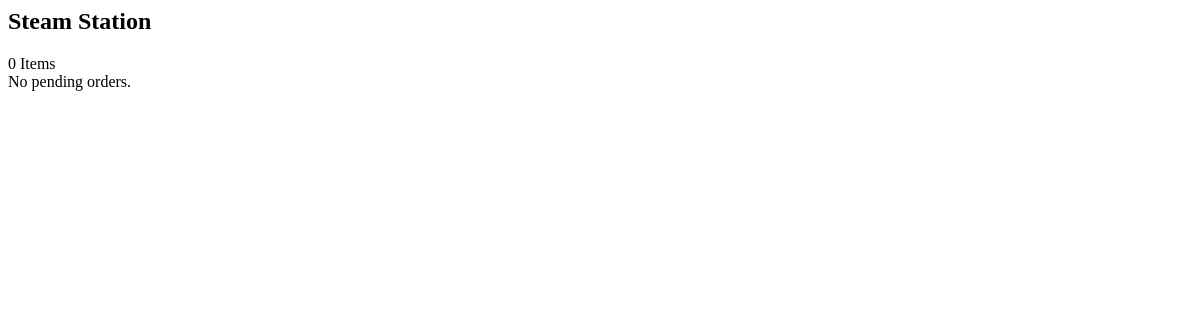
The app's page /orders/kitchen/steam/live/, older data.
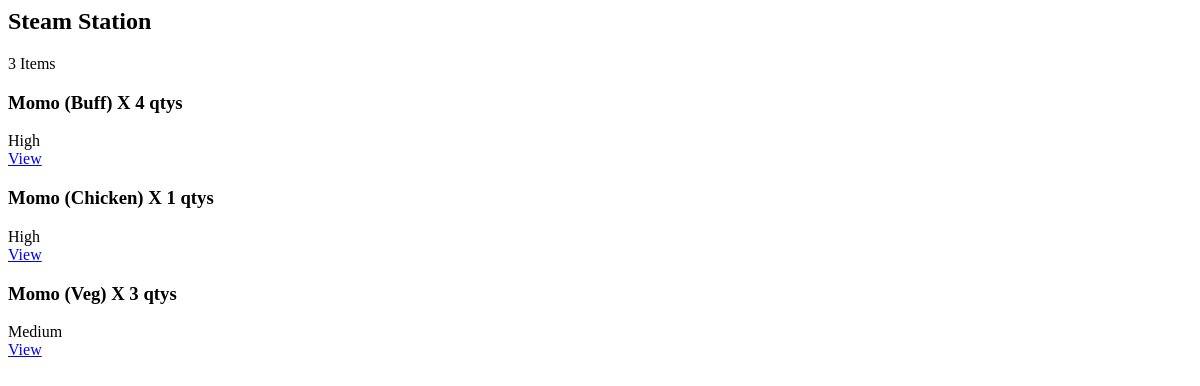
The same page, newer data.
### orders/models.py (models this page shows)
class OrderItem(models.Model):
    class ITEM_STATUS(models.TextChoices):
        PREPARING = 'p', 'Preparing'
        READY = 'r', 'Ready'
        SERVED = 's', 'Served'
    order = models.ForeignKey(Order, on_delete=models.PROTECT, related_name='items')
    menu_item = models.ForeignKey(MenuItem, on_delete=models.PROTECT, related_name='order_items')
    price = models.PositiveIntegerField()
    quantity = models.PositiveIntegerField(default=1)
    status = models.CharField(choices=ITEM_STATUS, max_length=2, default=ITEM_STATUS.PREPARING)
    priority = models.CharField(choices= MenuItem.PRIORITY_CHOICES, default=MenuItem.PRIORITY_CHOICES.MEDIUM, max_length=2)
    def __str__(self):
        return f"{self.menu_item} X {self.quantity} qtys"

class MenuItem(models.Model):
    class PRIORITY_CHOICES(models.TextChoices):
        HIGH = '3', 'High'
        MEDIUM = '2', 'Medium'
        LOW = '1', 'Low'
    category = models.ForeignKey(Category, on_delete=models.CASCADE, related_name='items')
    name = models.CharField(max_length=200)
    price = models.PositiveIntegerField()
    description = models.TextField(null = True, blank = True)
    default_priority = models.CharField(choices=PRIORITY_CHOICES, default=PRIORITY_CHOICES.MEDIUM, max_length=2)
    est_time = models.PositiveIntegerField(help_text="Write estimated preparation time in minutes", null=True, blank=True)
    station = models.ForeignKey(KitchenStation, on_delete=models.SET_NULL, null=True, related_name='items')
    def __str__(self):
        return self.name

### orders/views.py (the view)
# urls.py: path("kitchen/<station_code>/live/", views.kitchen_dashboard_live_view, name="kitchen_dashboard_view_live_url"),
def kitchen_dashboard_live_view(request, station_code):
    station = KitchenStation.objects.get(code=station_code)
    orderitems = OrderItem.objects.filter(
        menu_item__station__code=station_code
        ).exclude(
            Q(status=OrderItem.ITEM_STATUS.READY) | Q(status=OrderItem.ITEM_STATUS.SERVED)
        ).order_by("-priority")
    return render(request, "orders/station-card.html", {
        'items':orderitems,
        'station_name':station.name
    })

### orders/templates/orders/station-card.html
<div class="station-box bg-white rounded-xl shadow-sm border border-gray-200 overflow-hidden">
  <div class="bg-gray-50 border-b px-6 py-4 flex items-center justify-between">
    <h2 class="text-xl font-semibold text-gray-800">{{ station_name }}</h2>
    <span class="bg-blue-100 text-blue-700 text-sm font-medium px-3 py-1 rounded-full">{{ items|length }} Item{{ items|length|pluralize }}</span>
  </div>
  {% if items %}
    <div class="divide-y">
      {% for item in items %}
        <div class="px-6 py-5 flex justify-between items-center hover:bg-gray-50 transition">
          <div>
            <h3 class="font-semibold text-gray-900 text-lg">{{ item }}</h3>
            <div class="mt-2 flex gap-2">
              {% if item.get_priority_display == 'High' %}
                <span class="bg-red-100 text-red-700 text-xs font-semibold px-2 py-1 rounded-full">{{ item.get_priority_display }}</span>
              {% elif item.get_priority_display == 'Medium' %}
                <span class="bg-yellow-100 text-yellow-700 text-xs font-semibold px-2 py-1 rounded-full">{{ item.get_priority_display }}</span>
              {% else %}
                <span class="bg-green-100 text-green-700 text-xs font-semibold px-2 py-1 rounded-full">{{ item.get_priority_display }}</span>
              {% endif %}
            </div>
          </div>
          <a href="{% url 'kitchen_item_view_url' item.id %}" class="inline-flex items-center rounded-lg border border-slate-300 bg-white px-4 py-2 text-sm font-medium text-slate-700 hover:bg-slate-100 transition">View</a>
        </div>
      {% endfor %}
    </div>
  {% else %}
    <div class="px-6 py-8 text-center text-gray-500">No pending orders.</div>
  {% endif %}
</div>

Row changes from the older to the newer data that the page shows:
added OrderItem: menu_item+quantity "Momo (Buff) X 4 qtys", priority "High"
added OrderItem: menu_item+quantity "Momo (Chicken) X 1 qtys", priority "High"
added OrderItem: menu_item+quantity "Momo (Veg) X 3 qtys", priority "Medium"
Text that changed along with them:
{{ items|length }}: "0" → "3"
text no longer shown: "No pending orders."
